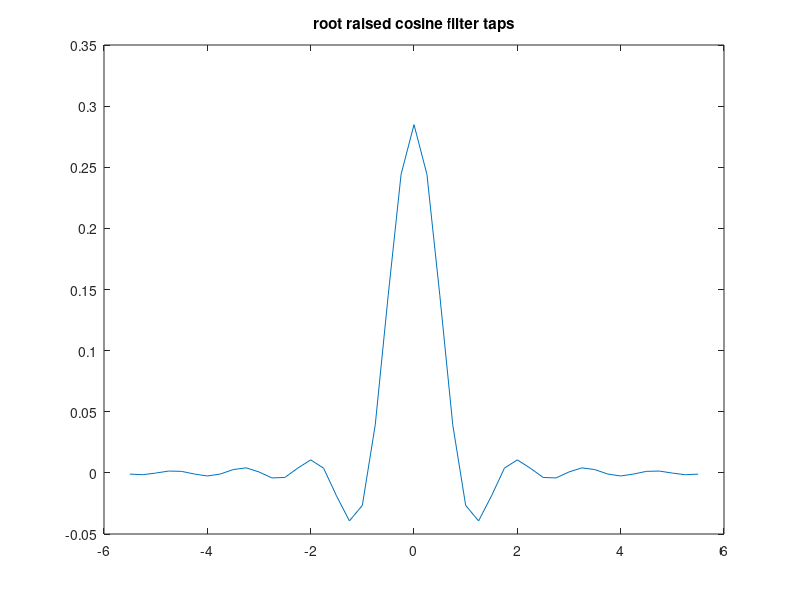
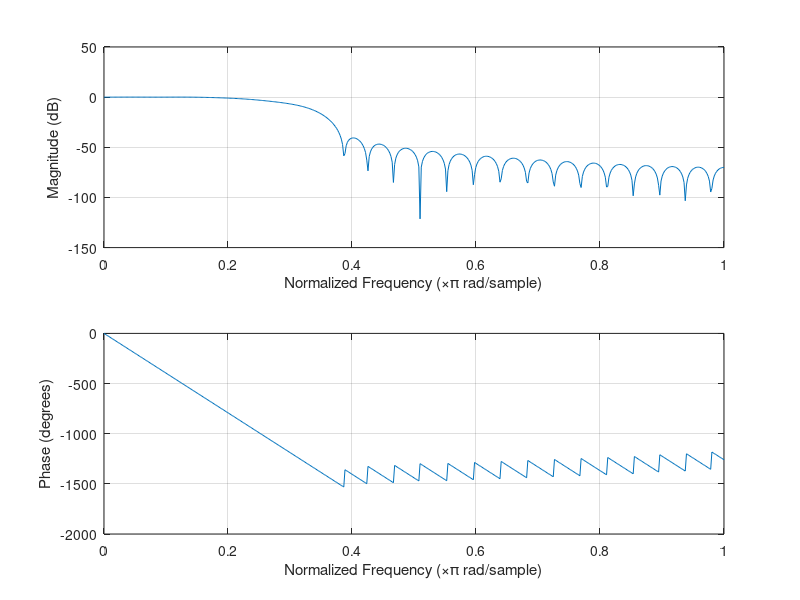

These figures' MATLAB source, in order:
clc;
clear all;
close all;

%Equation from https://en.wikipedia.org/wiki/Root-raised-cosine_filter

%Parameters
nb_sample = 2^10;
Fsymb = 1;
Fsamp = 4;
roll_off = 0.5;
manual_gain=1;


%Init
Ts=1/Fsymb;
Tsamp=1/Fsamp;
t=(-5.5:Tsamp:5.5);

%Filter coefficients
h_zero = 1/Ts*(1+roll_off*(4/pi-1));
h_Ts_4_roll_off = roll_off/Ts/sqrt(2) * [(1+2/pi) * sin(pi/4/roll_off) + (1-2/pi) * cos(pi/4/roll_off)];
h= 1/Ts * (sin(pi*t/Ts*(1-roll_off)) + 4*roll_off*t/Ts.*cos(pi*t/Ts*(1+roll_off))) ./ (pi * t/Ts .* [1-(4*roll_off*t/Ts).^2]);

%Replace the h_zero
for k=1:length(t)
  if t(k)==0
    h(k)=h_zero;
  endif
end;

%Replace the h_Ts_4_roll_off
for k=1:length(t)
  if t(k)==Ts/4/roll_off
    h(k)=h_Ts_4_roll_off;
    printf('found h_Ts_4_roll_off\n');
  endif
  if t(k)==-Ts/4/roll_off
    h(k)=h_Ts_4_roll_off;
    printf('-found h_Ts_4_roll_off\n');
  endif
end;

%Compensate gain
taps_sum = sum(h);
h = h/taps_sum;

%Compense
h=h/manual_gain;

%Measure gain
data_in=zeros(1,nb_sample)+1023;
data_out=conv(data_in,h);
measured_gain=data_out(nb_sample/2)/data_in(nb_sample/2);

%Plot the taps
figure(1);
x_axis = t;
plot(x_axis,h);
title('root raised cosine filter taps');

%Plot the reponse
figure(2);
freqz(h,1,512);

%Save taps
fid=fopen('taps.txt','w');
fprintf(fid,'%f\n',h);
fclose(fid);

%Save taps for gnu radio
fid=fopen('taps_gnu_radio.txt','w');
fprintf(fid,'[');
for k=1:length(h)
  if k==length(h)
    fprintf(fid,'%f]\n',h(k));
   else
    fprintf(fid,'%f,\n',h(k));
   end;
end;
  
fclose(fid);
